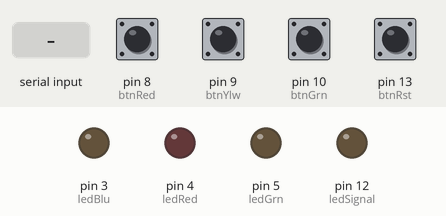
A sketch run on a simulated Arduino Uno, built with avr-gcc and run on an emulated ATmega328P. On the bench: output pins drawn as LEDs (lit = HIGH). The test bench sets the inputs (shaded band); at power-on: pin 8 (btnRed), pin 9 (btnYlw), pin 10 (btnGrn), pin 13 (btnRst) HIGH.

Above: at 1.2 s.
1.3 s: "0" received over Serial
At 3.1 s:
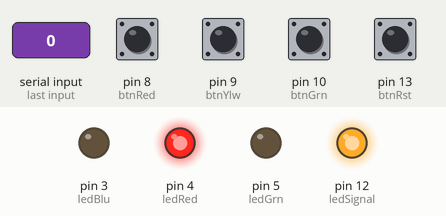
4.3 s: "1" received over Serial
At 6.5 s:
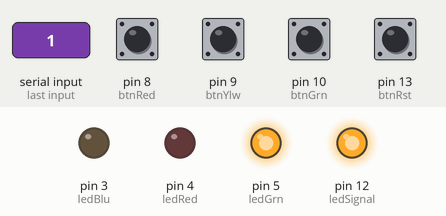
7.3 s: "2" received over Serial
At 8.8 s:
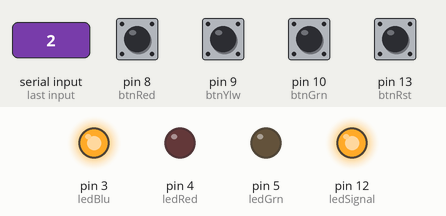
Timing chart, 0 to 11.8 s (numbered marks = the images above; inputs shaded):
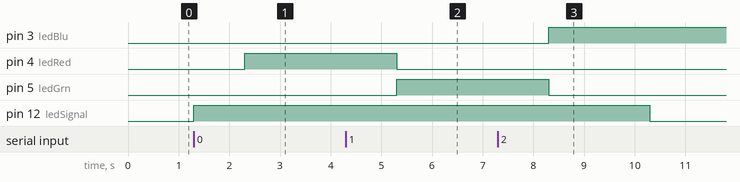

The sketch:

RPS.ino
```cpp
const int btnRed = 8;
const int btnYlw = 9;
const int btnGrn = 10;

const int btnRst = 13;

const int ledSignal = 12;
const int ledBlu = 3;
const int ledRed = 4;
const int ledGrn = 5;

String data;

void setup() {
  Serial.begin(9600);
  pinMode(btnRed, INPUT);
  pinMode(btnYlw, INPUT);
  pinMode(btnGrn, INPUT);
  pinMode(btnRst, INPUT);

  pinMode(ledBlu, OUTPUT);
  pinMode(ledRed, OUTPUT);
  pinMode(ledGrn, OUTPUT);
  pinMode(ledSignal, OUTPUT);
}


void loop() {
  int red = digitalRead(btnRed);
  int yellow = digitalRead(btnYlw);
  int green = digitalRead(btnGrn);
  int rst = digitalRead(btnRst);

  if (red == 0) {
    Serial.println("scissor");
  }

  if (yellow == 0) {
    Serial.println("paper");
  }

  if (green == 0) {
    Serial.println("rock");
  }

  if (rst == 0) {
    Serial.println("done");
  }

  if (Serial.available() > 0) {
    digitalWrite(ledSignal, HIGH);
    data = Serial.readString();

    if (data == "0") {
      digitalWrite(ledSignal, HIGH);
      digitalWrite(ledBlu, LOW);
      digitalWrite(ledRed, HIGH);
      digitalWrite(ledGrn, LOW);
      delay(2000);
      digitalWrite(ledSignal, LOW);
    }
    else if (data == "1") {
      digitalWrite(ledSignal, HIGH);
      digitalWrite(ledBlu, LOW);
      digitalWrite(ledRed, LOW);
      digitalWrite(ledGrn, HIGH);
      delay(2000);
      digitalWrite(ledSignal, LOW);
    }
    else if (data == "2") {
      digitalWrite(ledSignal, HIGH);
      digitalWrite(ledBlu, HIGH);
      digitalWrite(ledRed, LOW);
      digitalWrite(ledGrn, LOW);
      delay(2000);
      digitalWrite(ledSignal, LOW);
    }
    else if (data == "3") {
      digitalWrite(ledSignal, HIGH);
      digitalWrite(ledBlu, LOW);
      digitalWrite(ledRed, LOW);
      digitalWrite(ledGrn, LOW);
      delay(2000);
      digitalWrite(ledSignal, LOW);
    }
    else {
      digitalWrite(ledSignal, HIGH);
      digitalWrite(ledBlu, LOW);
      digitalWrite(ledRed, LOW);
      digitalWrite(ledGrn, LOW);
      delay(2000);
      digitalWrite(ledSignal, LOW);
    }
  }
}
```

Measured:
- after the input at 1.3 s, pin 4 (ledRed): LOW → HIGH after 1.0 s; pin 12 (ledSignal): LOW → HIGH at once
- after the input at 4.3 s, pin 4 (ledRed): HIGH → LOW after 1.0 s; pin 5 (ledGrn): LOW → HIGH after 1.0 s; pin 12 (ledSignal): stays HIGH (without the input it goes to LOW after 0.00 s)
- after the input at 7.3 s, pin 3 (ledBlu): LOW → HIGH after 1.0 s; pin 5 (ledGrn): HIGH → LOW after 1.0 s; pin 12 (ledSignal): HIGH → LOW after 3.0 s instead of 0.00 s
